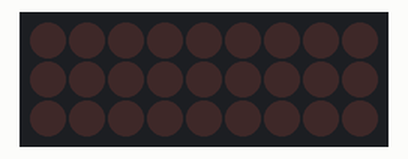
A sketch run on a simulated Arduino Uno, built with avr-gcc and run on an emulated ATmega328P. Parts: 9×3 LED matrix. Wiring (inferred from the names in the program): LED cube drawn one layer per row (orientation assumed): layers pin 14, pin 15, pin 16; columns pin 0, pin 1, pin 2, pin 3, pin 4, pin 5, pin 6, pin 7, pin 8.

Above: at 0.1 s.
At 1.43 s:
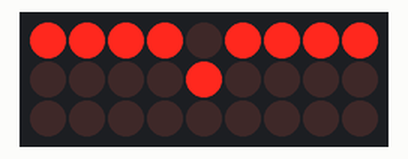

Measured:
- by itself, everything shown: repeats every 1.5 s, in 3 steps

The sketch:

led_cube_v1.ino
```cpp
#include "animations.h"
/*  This is telling the program to use the file 'animations' which is in the same folder as this program.
    That is where the data for each state of the cube is held

    The data is stored in hexadecimal numbers that represent the binary states of the leds in the cube.
    Lets figure out what that means.

    First, how the LEDs are organized on each layer

    0----3----6
    |    |    |
    |    |    |
    1----4----7
    |    |    |
    |    |    |
    2----5----8

    the layers are stacked vertically, starting at the bottom.
    So to turn on an led in the top layer, in the upper right corner, column 6 and layer 2 should be used.

    For each state of the cube, there are 27 leds that have to be controlled, so we need 27 bits of information for each state.
    I chose to store each state in an 'unsigned long' which has 32 bits of information stored in it.

    The information for each led is stored sequentially inside of the long, in binary.
    The location each led's state is stored in the binary figure is determined by both the positional numbers shown above,
    and by which layer it is in.

    So the state of an led in position 6 on the bottom layer (layer 0) would be stored in the 6th bit,
    or the state of led 5 on the top layer (layer 2) would be stored in the 23rd(5 + 2*9) bit
    For example, to turn on the left side of the bottom layer, and the rest of the bottom unlit, the binary info would look like this:

    1 1 1 0 0 0 0 0 0 X X X X X X....

    with the ones and zeros representing the first layer and the 'X's representing where the info for the second layer starts.

    so if instead the pattern was an "X" shape through all the layers, like this:

    1----0----1
    |    |    |
    |    |    |
    0----1----0
    |    |    |
    |    |    |
    1----0----1

    where the '1's mean the light is on, and the '0's mean the light is off, the info would be written out like this in binary:

    1 0 1 0 1 0 1 0 1 1 0 1 0 1 0 1 0 1 1 0 1 0 1 0 1 0 1
    \    layer 1    / \    layer 2    / \    layer 3    /

    This form of holding the data is not very clean, easy to read, or compact.
    Instead, the data is then converted to a more concise form: hexadecimal.

    Hexadecimal means base 16, so there are 16 unique characters in this counting scheme, 1-9 followed by a-f
    Here is a table for converting the numbers:

       BIN  |  DEC | HEX
      ------+------+-----
       0000 |   00 |  00
       0001 |   01 |  01
       0010 |   02 |  02
       0011 |   03 |  03
       0100 |   04 |  04
       0101 |   05 |  05
       0110 |   06 |  06
       0111 |   07 |  07
       1000 |   08 |  08
       1001 |   09 |  09
       1010 |   10 |  0a
       1011 |   11 |  0b
       1100 |   12 |  0c
       1101 |   13 |  0d
       1110 |   14 |  0e
       1111 |   15 |  0f
      10000 |   16 |  10
      10001 |   17 |  11


      There is a nice trick when converting from binary to hex, you can look at groups of 4 binary bits
      inside of a larger number and convert those to hex individually, then combine them into the full hex-converted number

      The decimal number 87 is 1010111 in binary.
      To convert it to hex, first group the binary bits into groups of 4,
      starting at the LSB (least significant bit, or the ones place). Then convert those groups into hexadecimal:

          1 0 1 0 1 1 1
          \ 5 / \  7  /

      So 87 in decimal is 57 in hexadecimal.
      But that doesn't look so different from the 87- how does the compiler know which is which?
      Adding a flag in front of every number not written in decimal makes it clear for the program.
      the hexadecimal flag is "0x" so writing the number as 0x57 tells the computer it should read '57' in hex.

      Now, to store the binary data for the leds.
      The way the data is being stored, a long, has more bits to fill than we need.
      So those empty spots have to go either at the front or back of the number

      For consistency and ease of reading, the data bits will start at the front of the number, and the empty bits at the end.
      So before the X pattern is stored, those extra 5 bits are added to the end of our data to make it an even 32 bits:

      1 0 1 0 1 0 1 0 1 1 0 1 0 1 0 1 0 1 1 0 1 0 1 0 1 0 1 0 0 0 0 0
      \                    Data                           / \ extra /

      now it can be converted to hexadecimal:

      1 0 1 0 1 0 1 0 1 1 0 1 0 1 0 1 0 1 1 0 1 0 1 0 1 0 1 0 0 0 0 0
      \  A  / \  A  / \  D  / \  5  / \  6  / \  A  / \  A  / \  0  /

      So now the number is AAD56AA0, which the flag is then added to:

      0xAAD56AA0

      And the data is ready to go!

      These Hexadecimal values are then stored in an 'array' which is held in the animation file as a comma-delimited list,
      meaning that you list the hex values on after another with commas in between like this:

      unsigned long animation[] = {0xAAD56AA0,0xAAAAAAAA,0x55555555,0xFF800000,0x007FC000,0x00003FFF};

      For readability, I prefer to put each state of the animation on its own line as such:

      unsigned long animation[] = {
          0xAAD56AA0,
          0xAAAAAAAA,
          0x55555555,
          0xFF800000,
          0x007FC000,
          0x00003FFF
      };

      These two methods of writing out an array are interchangeable.

      Now that the data has been prepared for the program, it must be able to interpret the data,
      and control the leds such that they recreate the pattern visibly for a person.
*/


int layers[3] = {14, 15, 16};
int columns[9] = {0,1,2,3,4,5,6,7,8};

/*  'layers' are the ports connected to the side of the cube.
    Each port connects to all of the negative side of the leds on each layer.

    //ADDED NOTE: This should not be done. This is probably getting fairly close to the max sink current of the nano
    //the layers should be sunk to ground through transistors

    'columns' are the ports connected to the underside of the leds.
    Each port connects to 3 leds vertically through their positive side.
    These ports first pass through a 330 ohm current limiting resistor.
*/


const int num_layers = 3;
const int num_columns = 9;

//   did not end up using these variables in the program


void setup() {

//to start, all ports are given a pinmode and initialized

  for (int i : columns) {
    pinMode(i, OUTPUT);
    digitalWrite(i, LOW);
  }
  for (int i : layers) {
    pinMode(i, OUTPUT);
    digitalWrite(i, HIGH);
  }

/*  In order to have all leds off, the columns are turned low,
    and the layers are turned high.
    The leds are configured like this:

    Column pin    Resistor    LED     Layer pin

        O---------/\/\/\------>|----------O

    So when the column is low and the layer is high, no current will flow,
    and all of the leds will be turned off.
*/


}
void loop() {
//    The code is pretty messy- sorry! I'll fix it up for v2


/*  if you aren't familiar with this form of for loop:

      for (item:array){
          code;
          }

    it is functionally identical to
      for(int index = 0 ; index < sizeOf(array); index++){
          item = array[index];
          code;
          }

    this form of for loop iterates through the array you give it,
    storing each value in the array to the 'item' variable you give it
    for one pass of the loop. This is a very handy shortcut!

 */
delay(1000);
  for (unsigned long state : animation) {

    //This first for loop iterates through the states that are stored in the animation file, and holds it in the 'state' variable

    for (int i = 0; i < 20; i++) {
      /*  okay this is lazy, guess and check programing.
          This is the number of times that each state will be displayed
          before moving onto the next frame. The number 20 is arbitrary.
      */
      for (int layer : layers) {
        //Time to start drawing the cube! this loop iterates through the layers of the cube, starting at the bottom of the cube

        digitalWrite(layer, HIGH);

        //Turn the layer low, this makes the layer ready to have leds turn on for it
        //Now, if any of the columns are turned high, the intersection of the two will be powered on


        for (int column : columns) {
          //This loop iterates through the led columns


          digitalWrite(column, ((state << (9 * (layer - 14) + column)) & 0x80000000) && 1);

          /*  Uh oh. this looks scary. How are we going to break this down

              Starting in the middle of the statement, lets check this out:

                    (9 * (layer - 2) + column - 5)

              This was poorly done and should be changed. Because I used the array for loops,
              I did not have access to the index value of the elements, so I had to create it.
              Luckily, I had my columns and layers in order in the array, so I just did some subtraction.
              I should have just used a non-array for loop and called the index here.
              The constant 9 should also be replaced with num_columns - the variable I didn't use
              let's look a the code now:

                    (num_columns * (layer) + column)

              Thats better! What this does is take the layer and column given, and turn it into an index for an led in the cube, 0-26.
              Now we can replace that with "led" in our code:

                    ((state << led) & 0x80000000) && 1

              So the 'led' in the code is representing the index of the led at the intersection of the current layer and column.
              Now the program has to figure out whether or not that led should be lit.

              First, the program is going to perform an operation called 'bit shifting', represented by the << operator.
              This operator takes the number on the left side of the operator and 'shifts' its binary bits
              however many times the number on the right of the operator says to, in the direction the arrows indicate
              this is the operator demonstrated on a 1 byte number (meaning it takes 8 binary bits in memory):

              1 1 0 1 1 1 0 1  << 2    // the number will be binarily shifted 2 times to the left,
                 / / / / / /           // dumping the bits that go beyond the size of the number in memory
                / / / / / /
               / / / / / /
              0 1 1 1 0 1 0 0         // the result of the bit shift will also have trailing or leading zeros added,
                                      // depending on the direction of the shift

              The total size of the number in memory stays constant, only the position of the bits change.

              So now looking at the the part of the line:

                    state << led

              State represents one entry in the 'animations' header file that was pulled in the first for loop of the program.
              This operation will bit shift the number that describes the desired state of the cube by the index of the led.

              So if the data is 'X' shape described before, again showed here:

              1 0 1 0 1 0 1 0 1 1 0 1 0 1 0 1 0 1 1 0 1 0 1 0 1 0 1 0 0 0 0 0

              And the program is at layer 2, column 5, or led 23 (2*9 + 5)
              Then the 23rd bit (which describes led 23) will be at the front of the number after performing the operation:

              0 1 0 1 0 0 0 0 0 0 0 0 0 0 0 0 0 0 0 0 0 0 0 0 0 0 0 0 0 0 0 0
              ^
              bit 23

              Now the program needs to strip away all the superfluous bits and just check the leading bit if it is on or off.
              To accomplish this, the following operation is done

              (shifted_data & 0x80000000) && 1

              The single ampersand (&) is the 'bitwise and' operation. The operation goes bit by bit through the two numbers given,
              and if both bits are a '1', then it will put a '1' in that position in the output number.
              If either or both of the bits are '0', then instead a '0' will be stored in that position of the output number.
              Here is a demonstration with some 2-bit numbers:

                0 0         0 1         1 0         1 1
              & 1 1       & 0 1       & 0 0       & 1 0
                0 0         0 1         0 0         1 0

              So looking again at the line using our example input again:

              (shifted_data & 0x80000000) // this is equivalent to:

                0 1 0 1 0 0 0 0 0 0 0 0 0 0 0 0 0 0 0 0 0 0 0 0 0 0 0 0 0 0 0 0
              & 1 0 0 0 0 0 0 0 0 0 0 0 0 0 0 0 0 0 0 0 0 0 0 0 0 0 0 0 0 0 0 0
                0 0 0 0 0 0 0 0 0 0 0 0 0 0 0 0 0 0 0 0 0 0 0 0 0 0 0 0 0 0 0 0

              Or in a more general sense, here is the same operation, but with any input:

                X X X X X X X X X X X X X X X X X X X X X X X X X X X X X X X X
              & 1 0 0 0 0 0 0 0 0 0 0 0 0 0 0 0 0 0 0 0 0 0 0 0 0 0 0 0 0 0 0 0
                X 0 0 0 0 0 0 0 0 0 0 0 0 0 0 0 0 0 0 0 0 0 0 0 0 0 0 0 0 0 0 0

              So every bit in the input data is turned to a zero- except for the bit at the front,
              Which was the bit selected with the led index found earlier!
              In the case of the example, that bit was a '0', so all the bits in the number are now 0.

              The final step is to turn that into boolean logic so the column can be turned HIGH or LOW to match the chosen bit.
              There are many ways to perform this, the method used here is to take the logical AND operation (&&),
              using the output from the previous operation and a '1' as arguments:

              bitwise_output && 1

              This will return FALSE if the bitwise_output had a leading bit of zero (and therefore all bits are zero),
              and it will return TRUE if the output had a leading 1.

              So now looking at the whole formula again:

              ((state << (9 * (layer - 2) + column - 5)) & 0x80000000) && 1

              This statement will determine if the led at the intersection of the given layer and column,
              in the given state of the cube, should be on or off.

              The program then modifies the current column to match with the given data:

              digitalWrite(column,formula);

              */
        }
        // At this point, all of the columns have been activated for the current layer

       delay(4);
        // now the program lets the current state of columns and layer stay lit
        // This could be omitted and the cube would almost be the same, but the program would spend more time, on average,
        // with the lights off and it would look dimmer. The number 4 is again, arbitrary.

        digitalWrite(layer, LOW);
        // To prepare for the next layer being controlled, first the current layer must be turned off

        for (int column : columns) {
          digitalWrite(column, LOW);
            // turn off all of the columns before controlling the next layer
        }
      }
        // loop through the layers in the cube
    }
      // show each 'state' of the cube 20 times
  }
    // loop through the 'states' of the cube in the animations file
}
// main loop!
```

animations.h
```cpp
unsigned long animation[] = {
  /*
  0xAAAAAAAA,
  0x55555555,
  0xFF800000,
  0x007FC000,
  0x00003FFF,
  0x007FC000,
  0xFF800000,
  0xFFFFC000,
  0xFFFFFFFF,
  0xFFFFC000,
  0xFF800000,

  0x964b2580,
  0x9a4b2680,
  0x924d2480,

0xa2db68a0

  //snake


  0x80000000,
  0x90000000,
  0x92000000,
  0x93000000,
  0x13800000,
  0x03804000,
  0x01824000,
  0x00924000,
  0x20124000,
  0x60120000,
  0x68100000,
  0x68040000,
  0x48040200,
  0x08040300,
  0x00040b00,
  0x00001b00,
  0x00003900,
  0x00003800,
  0x00003000,
  0x00002000,
  0x00000000
  */

  /*
  0x00000080,
  0x000d8640,
  0xfff27920
  */
  //0x92248920
  0xf7843de0,
  0xf7840000


};
```
